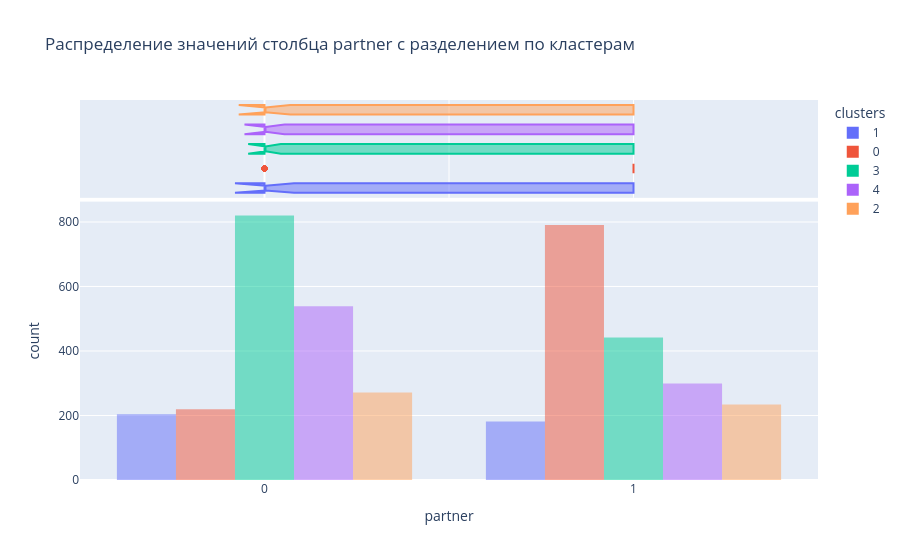

The notebook cell this image was saved under:
### Markdown cell above
По признаку удалённости от фитнес-клуба выделяются клиенты 2-ого кластера. Во всех остальных кластерах большая часть посетителей живёт или работает недалеко от клуба.

### Code cell
display_histogram("partner")

### Figure 1 — Plotly figure (JSON) as saved in the notebook; plotly's stock layout.template omitted (floating-point values rounded to 4 significant figures; data arrays with more than 128 entries replaced by an {"elided": "..."} marker saying what was removed)
{"data": [{"alignmentgroup": "True", "bingroup": "x", "hovertemplate": "clusters=1<br>partner=%{x}<br>count=%{y}<extra></extra>", "legendgroup": "1", "marker": {"color": "#636efa", "opacity": 0.5, "pattern": {"shape": ""}}, "name": "1", "offsetgroup": "1", "orientation": "v", "showlegend": true, "type": "histogram", "x": {"elided": "385 int values"}, "xaxis": "x", "yaxis": "y"}, {"alignmentgroup": "True", "hovertemplate": "clusters=1<br>partner=%{x}<extra></extra>", "legendgroup": "1", "marker": {"color": "#636efa"}, "name": "1", "notched": true, "offsetgroup": "1", "showlegend": false, "type": "box", "x": {"elided": "385 int values"}, "xaxis": "x2", "yaxis": "y2"}, {"alignmentgroup": "True", "bingroup": "x", "hovertemplate": "clusters=0<br>partner=%{x}<br>count=%{y}<extra></extra>", "legendgroup": "0", "marker": {"color": "#EF553B", "opacity": 0.5, "pattern": {"shape": ""}}, "name": "0", "offsetgroup": "0", "orientation": "v", "showlegend": true, "type": "histogram", "x": {"elided": "1010 int values"}, "xaxis": "x", "yaxis": "y"}, {"alignmentgroup": "True", "hovertemplate": "clusters=0<br>partner=%{x}<extra></extra>", "legendgroup": "0", "marker": {"color": "#EF553B"}, "name": "0", "notched": true, "offsetgroup": "0", "showlegend": false, "type": "box", "x": {"elided": "1010 int values"}, "xaxis": "x2", "yaxis": "y2"}, {"alignmentgroup": "True", "bingroup": "x", "hovertemplate": "clusters=3<br>partner=%{x}<br>count=%{y}<extra></extra>", "legendgroup": "3", "marker": {"color": "#00cc96", "opacity": 0.5, "pattern": {"shape": ""}}, "name": "3", "offsetgroup": "3", "orientation": "v", "showlegend": true, "type": "histogram", "x": {"elided": "1262 int values"}, "xaxis": "x", "yaxis": "y"}, {"alignmentgroup": "True", "hovertemplate": "clusters=3<br>partner=%{x}<extra></extra>", "legendgroup": "3", "marker": {"color": "#00cc96"}, "name": "3", "notched": true, "offsetgroup": "3", "showlegend": false, "type": "box", "x": {"elided": "1262 int values"}, "xaxis": "x2", "yaxis": "y2"}, {"alignmentgroup": "True", "bingroup": "x", "hovertemplate": "clusters=4<br>partner=%{x}<br>count=%{y}<extra></extra>", "legendgroup": "4", "marker": {"color": "#ab63fa", "opacity": 0.5, "pattern": {"shape": ""}}, "name": "4", "offsetgroup": "4", "orientation": "v", "showlegend": true, "type": "histogram", "x": {"elided": "838 int values"}, "xaxis": "x", "yaxis": "y"}, {"alignmentgroup": "True", "hovertemplate": "clusters=4<br>partner=%{x}<extra></extra>", "legendgroup": "4", "marker": {"color": "#ab63fa"}, "name": "4", "notched": true, "offsetgroup": "4", "showlegend": false, "type": "box", "x": {"elided": "838 int values"}, "xaxis": "x2", "yaxis": "y2"}, {"alignmentgroup": "True", "bingroup": "x", "hovertemplate": "clusters=2<br>partner=%{x}<br>count=%{y}<extra></extra>", "legendgroup": "2", "marker": {"color": "#FFA15A", "opacity": 0.5, "pattern": {"shape": ""}}, "name": "2", "offsetgroup": "2", "orientation": "v", "showlegend": true, "type": "histogram", "x": {"elided": "505 int values"}, "xaxis": "x", "yaxis": "y"}, {"alignmentgroup": "True", "hovertemplate": "clusters=2<br>partner=%{x}<extra></extra>", "legendgroup": "2", "marker": {"color": "#FFA15A"}, "name": "2", "notched": true, "offsetgroup": "2", "showlegend": false, "type": "box", "x": {"elided": "505 int values"}, "xaxis": "x2", "yaxis": "y2"}], "layout": {"barmode": "group", "legend": {"title": {"text": "clusters"}, "tracegroupgap": 0}, "title": {"text": "Распределение значений столбца partner с разделением по кластерам"}, "xaxis": {"anchor": "y", "domain": [0, 1], "title": {"text": "partner"}}, "xaxis2": {"anchor": "y2", "domain": [0, 1], "matches": "x", "showgrid": true, "showticklabels": false}, "yaxis": {"anchor": "x", "domain": [0, 0.7326], "title": {"text": "count"}}, "yaxis2": {"anchor": "x2", "domain": [0.7426, 1], "matches": "y2", "showgrid": false, "showline": false, "showticklabels": false, "ticks": ""}}}
